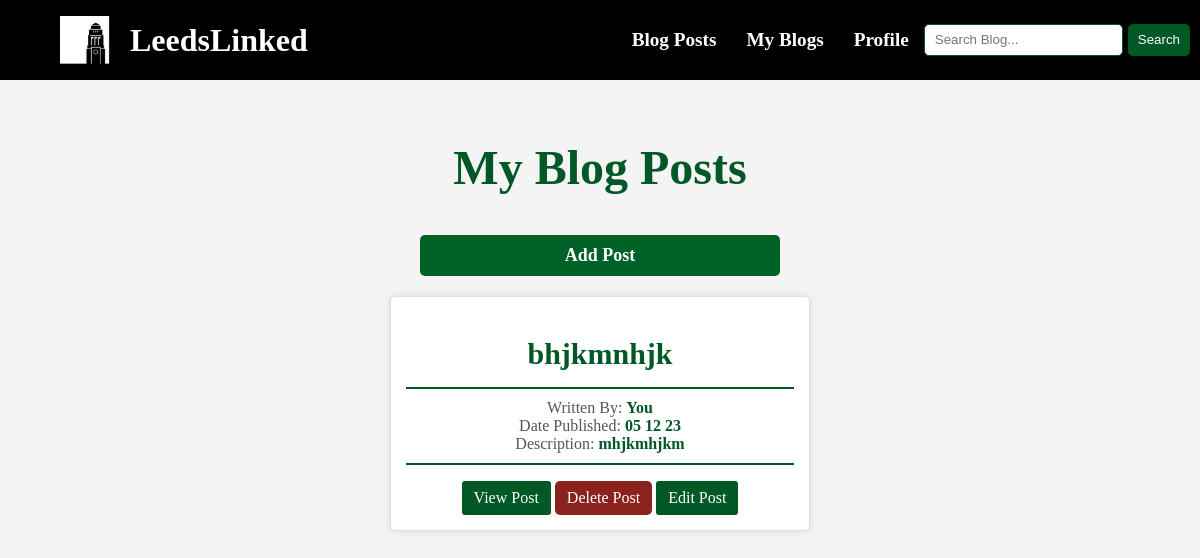
The page /my_blogs (signed in) on the database its author committed.
### app/models.py (models this page shows, shortened)
class Posts(db.Model):
    id = db.Column(db.Integer, primary_key=True)
    title = db.Column(db.String(255))
    content = db.Column(db.Text())
    date_posted = db.Column(db.DateTime, default=datetime.utcnow)
    slug = db.Column(db.String(255))
    blogger_id = db.Column(
        db.Integer, db.ForeignKey("user.id"), nullable="False")
    blog_creator = db.relationship('User', back_populates='blogs_created')
    likes = db.relationship('User', secondary=post_like, backref='liked_posts')
    dislikes = db.relationship(
        'User', secondary=post_dislike, backref='disliked_posts')
    score = db.Column(db.Float)

### app/views.py (the view)
@app.route('/my_blogs')
@login_required
def my_blogs():
    all_posts = Posts.query.filter_by(blogger_id=current_user.id).order_by(
        desc(Posts.date_posted)).all()
    return render_template('myBlogs.html', all_posts=all_posts)

### app/forms.py
class SearchForm(FlaskForm):
    searched = StringField('searched', validators=[
                           DataRequired(message="Data Missing")])

### app/views.py (called while the page is built)
@login_manager.user_loader
def load_user(user_id):
    return User.query.get(int(user_id))

@app.context_processor
def base():
    form = SearchForm()
    return dict(form=form)

### app/templates/myBlogs.html (shortened to what this page needs)
<head>
    <link rel="stylesheet" href="../static/cssFiles/blogPosts.css">
</head>
<body>
    {% extends 'base.html' %}
    {% block content %}
        <h2 class="second-header">My Blog Posts</h2>
        <a href="{{ url_for('add_post')}}" class="add-post-button">Add Post</a>
        {% if all_posts%}
            {% for post in all_posts%}
                <div class="blog-post">
                    <h2>{{post.title}}</h2>
                    <p class="blog-post-details">
                        Written By: <span>You</span><br/>
                        Date Published: <span>{{post.date_posted.strftime('%d %m %y')}}</span><br/>
                        Description: <span>{{post.slug}}</span>
                    </p>
                    <a href="{{ url_for('single_post', id=post.id)}}" class="viewBlog-post-button">View Post</a>
                    <a href="{{ url_for('delete_post', id=post.id)}}" class="delete-post-button">Delete Post</a>
                    <a href="{{ url_for('edit_post', id=post.id)}}" class="viewBlog-post-button">Edit Post</a>
                </div>
                <br/>
            {% endfor %}
        {%else%}
            <div class="no-results">
                <p>It's a bit quite here...</p>
                <p>Add some blog posts and start adding to the online community</p>
                <p>To learn more about LeedsLinked go to to the home page by clicking LeedsLinked and scrool down</p>
            </div>
        {%endif%}
    {% endblock %}

### app/static/cssFiles/blogPosts.css (style rules this page uses)
.blog-post { max-width: 35%; margin: 20px auto; padding: 15px; border: 1px solid #ddd; text-align: center; border-radius: 5px; background-color: #fff; box-shadow: 0 0 10px rgba(0, 0, 0, 0.1); overflow: hidden; text-overflow: ellipsis; }
.blog-post h2 { font-size: 30px; color: #005826; margin-bottom: 10px; }
.blog-post-details { padding: 10px; width: 100%; font-size: 16px; color: #555; border-bottom: 2px solid #005826; border-top: 2px solid #005826; }
.blog-post-details span { font-weight: bold; color: #005826; }
.viewBlog-post-button { display: inline-block; padding: 8px 12px; background-color: #005826; color: #fff; text-decoration: none; border: none; border-radius: 3px; cursor: pointer; transition: background-color 0.3s; }
.delete-post-button { display: inline-block; padding: 8px 12px; background-color: #8A221E; color: #fff; text-decoration: none; border: none; border-radius: 5px; cursor: pointer; font-size: 16px; transition: background-color 0.3s; }
.add-post-button { display: block; width: 30%; margin: 20px auto; padding: 10px; text-align: center; background-color: #006127; color: #fff; text-decoration: none; border: none; border-radius: 5px; font-size: 18px; font-weight: bold; cursor: pointer; transition: background-color 0.3s; }

### app/static/cssFiles/navBar.css (style rules this page uses)
body { font-family: Georgia, 'Times New Roman', Times, serif; margin: 0; background-color: #f4f4f4; padding: 10vh 0 0; }
* { box-sizing: border-box; }
body { margin: 0; }
h2.second-header { text-align: center; color: #005826; margin-top: 60px; font-size: 3em; font-family: Georgia; }

### rows shown on the page
Posts: title "bhjkmnhjk", date_posted "05 12 23", slug "mhjkmhjkm"
